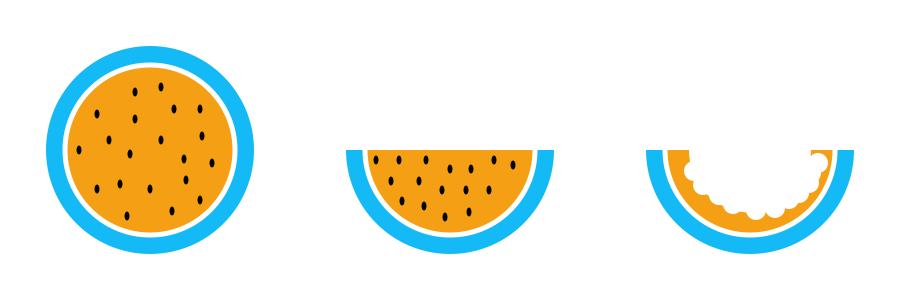
Frame 1 (no input)
Frame 60 (the mouse pressed at the canvas centre just before this capture): identical to frame 1, image omitted
Frame 120 (the mouse held since frame 60 and released just before this capture): identical to frame 1, image omitted

The Processing sketch that drew this single still picture (run headless with seeded random() and noise(); from frame 60 on, the mouse is pressed at the canvas centre):

// Processing sketch: macarenas05t00
// ── macarenas05t00.pde
// Universidad del Desarrollo, Facultad de Diseño, Diseño Digital
// Macarena Ferrer Valle
// s07 tarea 00

color amarillo, azul, negro, blanco, a, am, ama, aa, amm, az, n, bl; // declaración de variables de color
boolean b, s, d, f, g, h; // declaración de boolean

void setup() { // inicio ámbito de configuración
  size(900, 300); // tamaño del Canvas de 900 px por 300 px

  amarillo = color(#F59F14); // iniciación variable de color amarillo
  am = color(#F59F14); // iniciación variable de color amarillo
  ama = color(#F59F14); // iniciación variable de color amarillo
  aa =  color(#F59F14); // iniciación variable de color amarillo
  amm = color(#F59F14); // iniciación variable de color amarillo
  azul = color(#14BAF5); // iniciación variable de color azul
  a = color(#14BAF5); // iniciación variable de color azul
  az = color(#14BAF5); // iniciación variable de color azul
  negro = color(#050505); // iniciación variable de color negro
  n = color(#050505); // iniciación variable de color negro
  blanco = color(#FFFFFF); // iniciación variable de color blanco
  bl = color(#FFFFFF); // iniciación variable de color blanco

  b = true; // iniciación variable de b verdadera (función uno)
  s = true; // iniciación variable de s verdadera (función uno)

  d = true; // iniciación variable de d verdadera (función dos)
  f = true; // iniciación variable de f verdadera (función dos)
  
  g = true; // iniciación variable de g verdadera (función tres)
  h = true; // iniciación variable de h verdadera (función tres)
} // fin ámbito de configuración

void draw() { // inicio ámbito de dibujo
  background(blanco); // fondo del canvas de color blanco
  noStroke(); // las funciones no tendran borde

  uno(150, 150); // función uno
    if (b) { // si b es verdadera 
      amarillo = #F59F14; // el amarillo es amarillo
    } else  if (!b) { // si b es falsa
      azul = #F59F14; // el azul es amarillo
    }
    if (s) { //si s es verdadera
      azul = #14BAF5; // el azul es azul
    } else if (!s) { // si s es falsa
      amarillo = #14BAF5; // el amarrilo es azul
    }

  dos(450, 150); // función dos
    if (d) { // si d es verdadera 
      aa = #F59F14; // aa (amarillo) es amarillo
    } else  if (!d) { // si d es falso
      aa = #050505; // aa (amarillo) es negro
    }
    if (f) { // si f es verdadera
      n = #050505; // n (negro) es negro
    } else if (!f) { // si f es falso 
      n = #F59F14; // n (negro) es negro
    }

  tres(750, 150); // función tres
   if (g) { // si g es verdadera
      amm = #F59F14; // amm (amarillo) es amarillo
    } else  if (!g) { // si g es falso
      amm = #FFFFFF; // amm (amarillo) es blanco
    }
    if (h) { // si h es verdadera
      bl = #FFFFFF; // bl (blanco) es blanco
    } else if (!h) { // si g es falso
      bl = #F59F14; // bl (blanco) es amarillo
    }

}// fin ámbito de dibujo

void uno(int x, int y) { // inicio ámbito de función uno, sandia entera
  // circulo uno exterior
  fill(azul);
  ellipse(x, y, 208, 208);
  
  // circulo dos (parte blanca sandia)
  fill(blanco);
  ellipse(x, y, 175, 175);
  
  // circulo tres (parte comestible sandia)
  fill(amarillo);
  ellipse(x, y, 165, 165);
  
  // pepas sandia
  fill(negro);
  ellipse(79, 150, 5, 9);
  ellipse(97, 189, 5, 9);
  ellipse(120, 184, 5, 9);
  ellipse(127, 216, 5, 9);
  ellipse(172, 211, 5, 9);
  ellipse(150, 189, 5, 9);
  ellipse(130, 154, 5, 9);
  ellipse(109, 140, 5, 9);
  ellipse(97, 114, 5, 9);
  ellipse(200, 200, 5, 9);
  ellipse(186, 180, 5, 9);
  ellipse(184, 159, 5, 9);
  ellipse(161, 140, 5, 9);
  ellipse(135, 119, 5, 9);
  ellipse(135, 92, 5, 9);
  ellipse(212, 163, 5, 9);
  ellipse(202, 136, 5, 9);
  ellipse(200, 109, 5, 9);
  ellipse(174, 109, 5, 9);
  ellipse(161, 87, 5, 9);
} // fin ámbito de función uno, sandia entera

void dos(int x, int y) { // inicio ámbito de función dos, media sandia
  // arco uno exterior
  fill(a);
  arc(x, y, 208, 208, 0, PI);
  
  // arco dos (parte blanca sandia)
  fill(blanco);
  arc(x, y, 175, 175, 0, PI);
  
  // circulo arco (parte comestible sandia)
  fill(am);
  arc(x, y, 165, 165, 0, PI);
  
  //pepas
  fill(n);
  ellipse(376, 160, 5, 9);
  ellipse(391, 181, 5, 9);
  ellipse(402, 201, 5, 9);
  ellipse(399, 160, 5, 9);
  ellipse(426, 160, 5, 9);
  ellipse(419, 181, 5, 9);
  ellipse(424, 206, 5, 9);
  ellipse(445, 217, 5, 9);
  ellipse(442, 190, 5, 9);
  ellipse(450, 169, 5, 9);
  ellipse(471, 169, 5, 9);
  ellipse(466, 190, 5, 9);
  ellipse(469, 212, 5, 9);
  ellipse(489, 190, 5, 9);
  ellipse(494, 160, 5, 9);
  ellipse(513, 165, 5, 9);
  
} // fin ámbito de función dos, media sandia

void tres(int x, int y) { // inicio ámbito de función tres, sandia comida
  // arco uno exterior
  fill(az);
  arc(x, y, 208, 208, 0, PI);
  
  // arco dos (parte blanca sandia)
  fill(blanco);
  arc(x, y, 175, 175, 0, PI);
  
  // arco tres (parte comestible sandia)
  fill(ama);
  arc(x, y, 165, 165, 0, PI);
  
  // arco cuatro (parte comido sandia)
  fill(bl);
  arc(x, y, 122, 125, 0, PI);
  
  // mordiscos
  fill(bl);
  ellipse(694, 171, 20, 20);
  ellipse(703, 185, 20, 20);
  ellipse(719, 195, 20, 20);
  ellipse(733, 204, 20, 20);
  ellipse(756, 210, 20, 20);
  ellipse(775, 208, 20, 20);
  ellipse(789, 199, 20, 20);
  ellipse(799, 193, 20, 20);
  ellipse(809, 183, 20, 20);
  ellipse(811, 173, 20, 20);
  ellipse(818, 163, 20, 20);
  
} // fin ámbito de función tres, sandia comida

void keyPressed() { // inicio ámbito de teclas
  if (key == 'a') { // si la tecla a se apreta los colores de la sandia uno (función uno) se invierten 
    b = (!b);
    s = (!s);
  }
  if (key == 's') { // si la tecla s se apreta las pepas de la sandia dos (función dos) desaparesen  
    d = (!d);
    f = (!f);
  }
   if (key == 'd') { // si la tecla d se apreta la sandia tres (función tres) pasa de estar comida a estar llena
    g = (!g);
    h = (!h);
  }
} // fin ámbito de teclas
